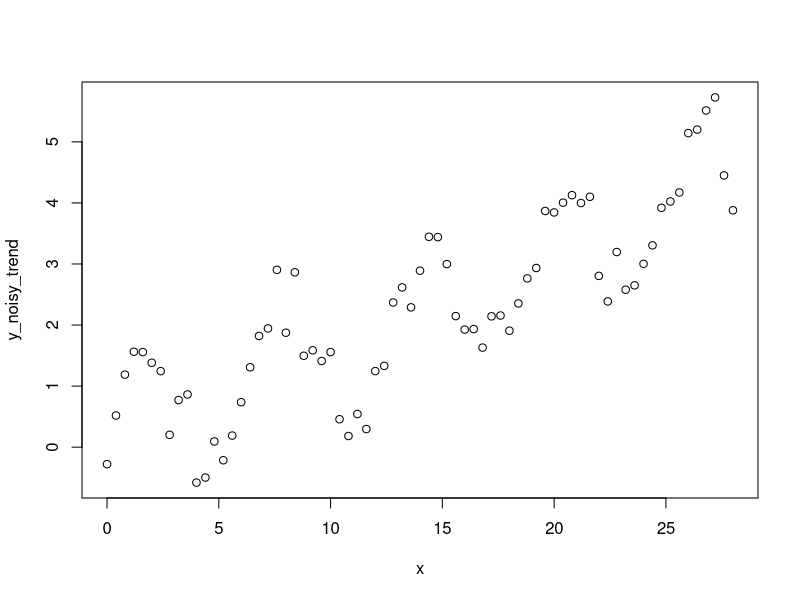
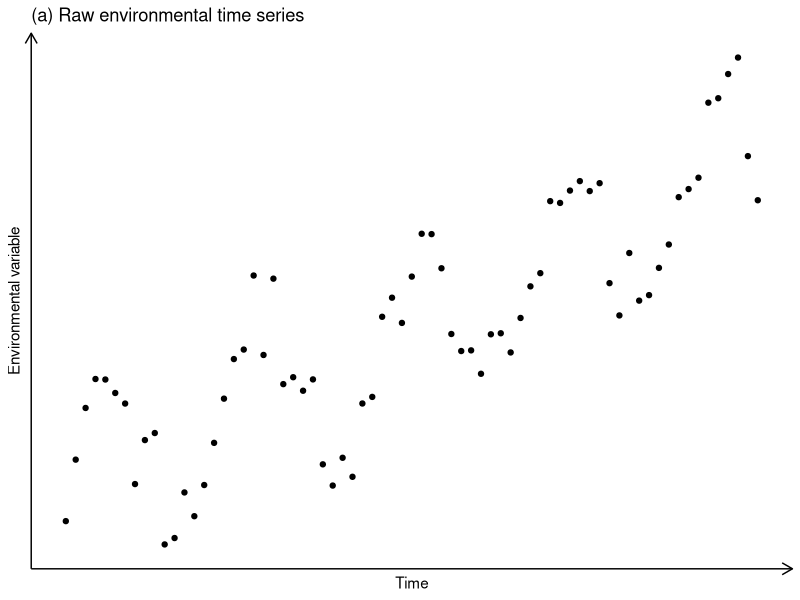
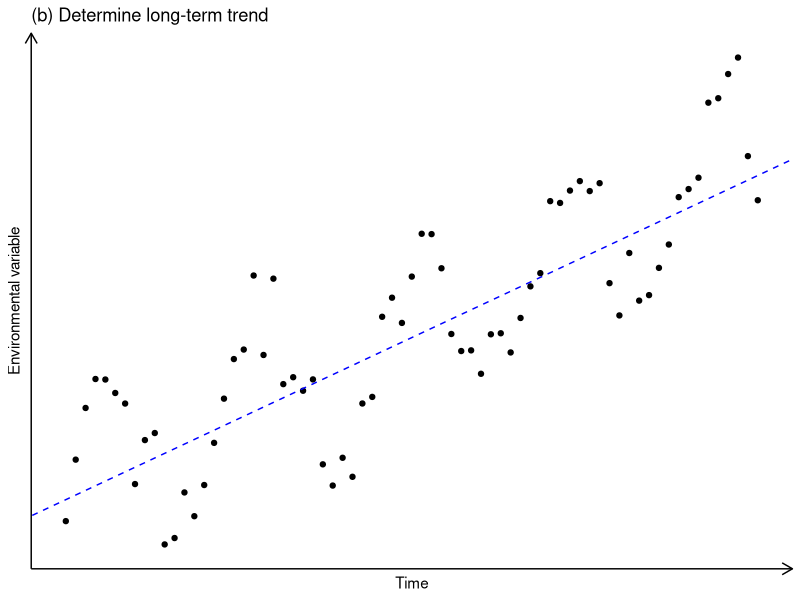
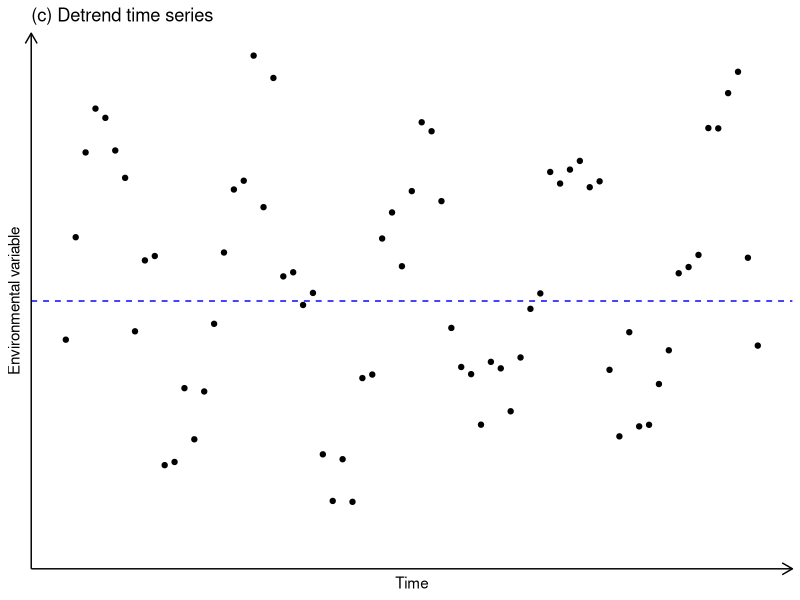
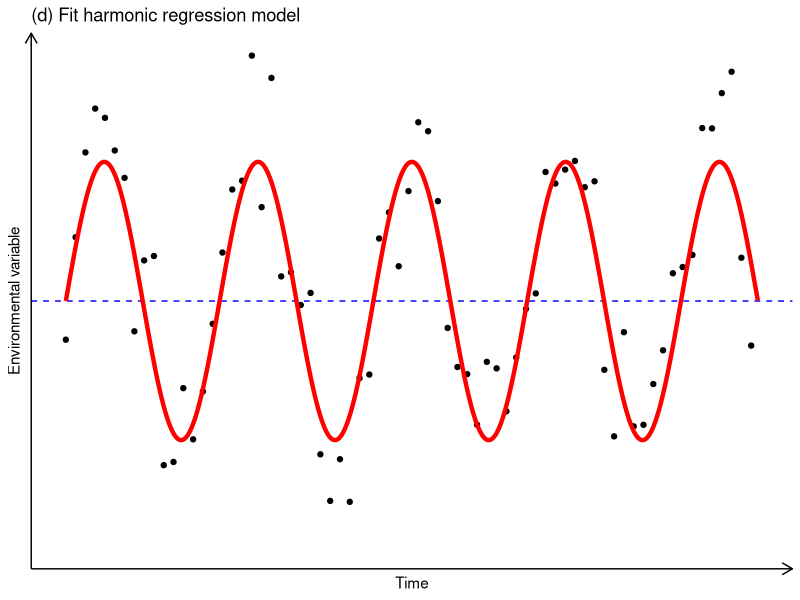
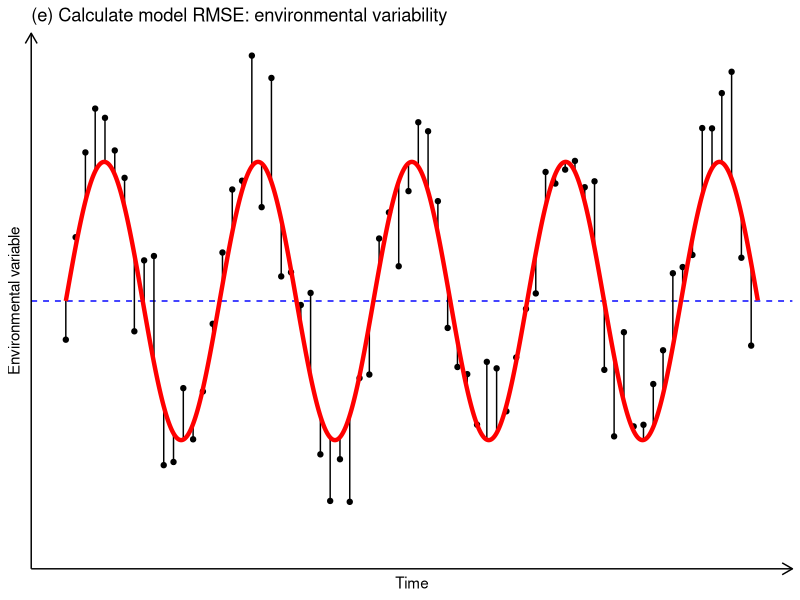
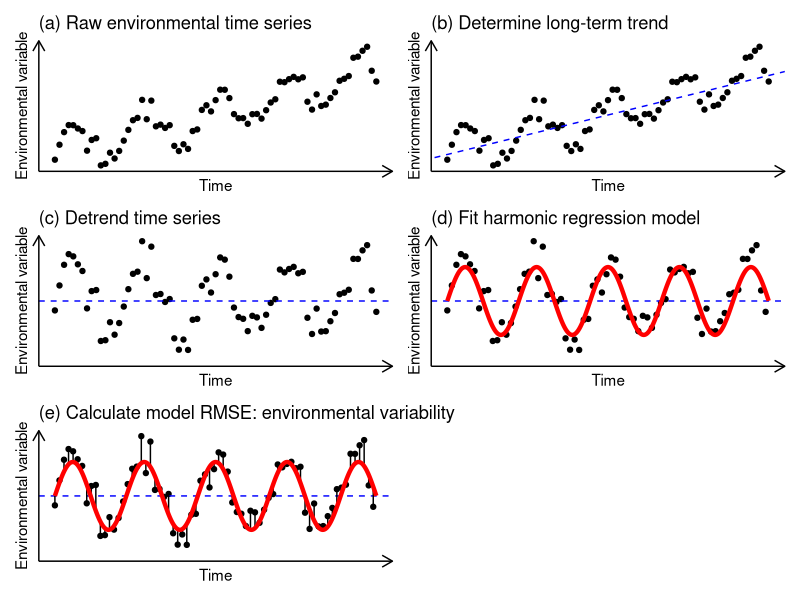
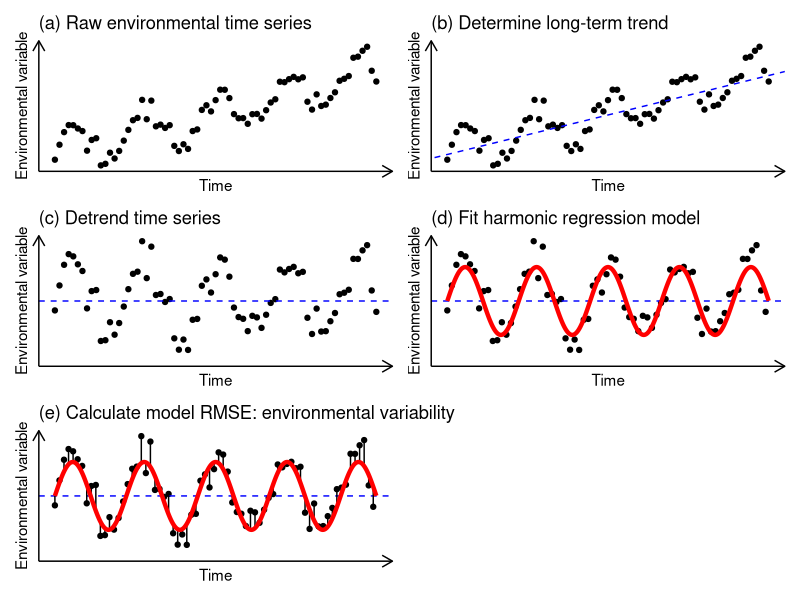

R code for these plots, in order:
## ---- chunk 1
library(tidyverse)
library(patchwork)
library(colorspace)
library(stars)
library(raster)
library(sf)
## ---- chunk 2
set.seed(41)
x <- seq(from = 0, to = 9 * pi, by = 0.4)
y <- sin(x)
y_noisy <- sin(x) + rnorm(length(x), sd = 0.35)
y_noisy_trend <- y_noisy + 0.15*x
data <- data.frame(x = x, y = y, y_noisy = y_noisy, y_noisy_trend = y_noisy_trend)
x_smooth <- seq(from = 0, to = 9 * pi, by = 0.01)
y_smooth <- sin(x_smooth)
data_smooth <- data.frame(x = x_smooth, y = y_smooth)

plot(x, y_noisy_trend)
## ---- chunk 3
ggplot(data) +
  geom_point(aes(x = x, y = y_noisy_trend)) +
  theme_classic() +
  labs(y = "Environmental variable", x = "Time", title = "(a) Raw environmental time series") +
  theme(axis.ticks = element_blank(),
        axis.text.x = element_blank(),
        axis.text.y = element_blank(),
        axis.line.y = element_line(arrow = grid::arrow(length = unit(0.3, "cm"), ends = "last")),
        axis.line.x = element_line(arrow = grid::arrow(length = unit(0.3, "cm"), ends = "last"))) -> p1
p1
## ---- chunk 4
p1 + 
  geom_abline(slope = 0.15, intercept = 0, color = "blue", linetype = 2) +
  theme_classic() +
  labs(y = "Environmental variable", x = "Time", title = "(b) Determine long-term trend") +
  theme(axis.ticks = element_blank(),
        axis.text.x = element_blank(),
        axis.text.y = element_blank(),
        axis.line.y = element_line(arrow = grid::arrow(length = unit(0.3, "cm"), ends = "last")),
        axis.line.x = element_line(arrow = grid::arrow(length = unit(0.3, "cm"), ends = "last"))) -> p2
p2
## ---- chunk 5
ggplot(data) +
  geom_point(aes(x = x, y = y_noisy)) +
  geom_hline(yintercept = 0, color = "blue", linetype = 2) + 
  theme_classic() +
  coord_cartesian(ylim = c(-1.75, 1.75)) +
  labs(y = "Environmental variable", x = "Time", title = "(c) Detrend time series") +
  theme(axis.ticks = element_blank(),
        axis.text.x = element_blank(),
        axis.text.y = element_blank(),
        axis.line.y = element_line(arrow = grid::arrow(length = unit(0.3, "cm"), ends = "last")),
        axis.line.x = element_line(arrow = grid::arrow(length = unit(0.3, "cm"), ends = "last"))) -> p3
p3
## ---- chunk 6
ggplot(data) +
  geom_point(aes(x = x, y = y_noisy)) +
  geom_hline(yintercept = 0, color = "blue", linetype = 2) + 
  geom_line(aes(x = x, y = y), data = data_smooth, color = "red", size = 1.5) +
  theme_classic() +
  coord_cartesian(ylim = c(-1.75, 1.75)) +
  labs(y = "Environmental variable", x = "Time", title = "(d) Fit harmonic regression model") +
  theme(axis.ticks = element_blank(),
        axis.text.x = element_blank(),
        axis.text.y = element_blank(),
        axis.line.y = element_line(arrow = grid::arrow(length = unit(0.3, "cm"), ends = "last")),
        axis.line.x = element_line(arrow = grid::arrow(length = unit(0.3, "cm"), ends = "last"))) -> p4
p4
## ---- chunk 7
ggplot(data) +
  geom_point(aes(x = x, y = y_noisy)) +
  geom_hline(yintercept = 0, color = "blue", linetype = 2) +
  geom_segment(aes(x = x, xend = x, y = y, yend = y_noisy), size = 0.5) +
  geom_line(aes(x = x, y = y), data = data_smooth, color = "red", size = 1.5) +
  theme_classic() +
  coord_cartesian(ylim = c(-1.75, 1.75)) +
  labs(y = "Environmental variable", x = "Time", title = "(e) Calculate model RMSE: environmental variability") +
  theme(axis.ticks = element_blank(),
        axis.text.x = element_blank(),
        axis.text.y = element_blank(),
        axis.line.y = element_line(arrow = grid::arrow(length = unit(0.3, "cm"), ends = "last")),
        axis.line.x = element_line(arrow = grid::arrow(length = unit(0.3, "cm"), ends = "last"))) -> p5
p5
## ---- chunk 8
p1 + p2 + p3 + p4 + p5 + 
  plot_layout(ncol = 2)

ggsave(filename = "data/processed/plots/trends-variability.pdf", device = "pdf", width = 10, height = 8, units = "in")
